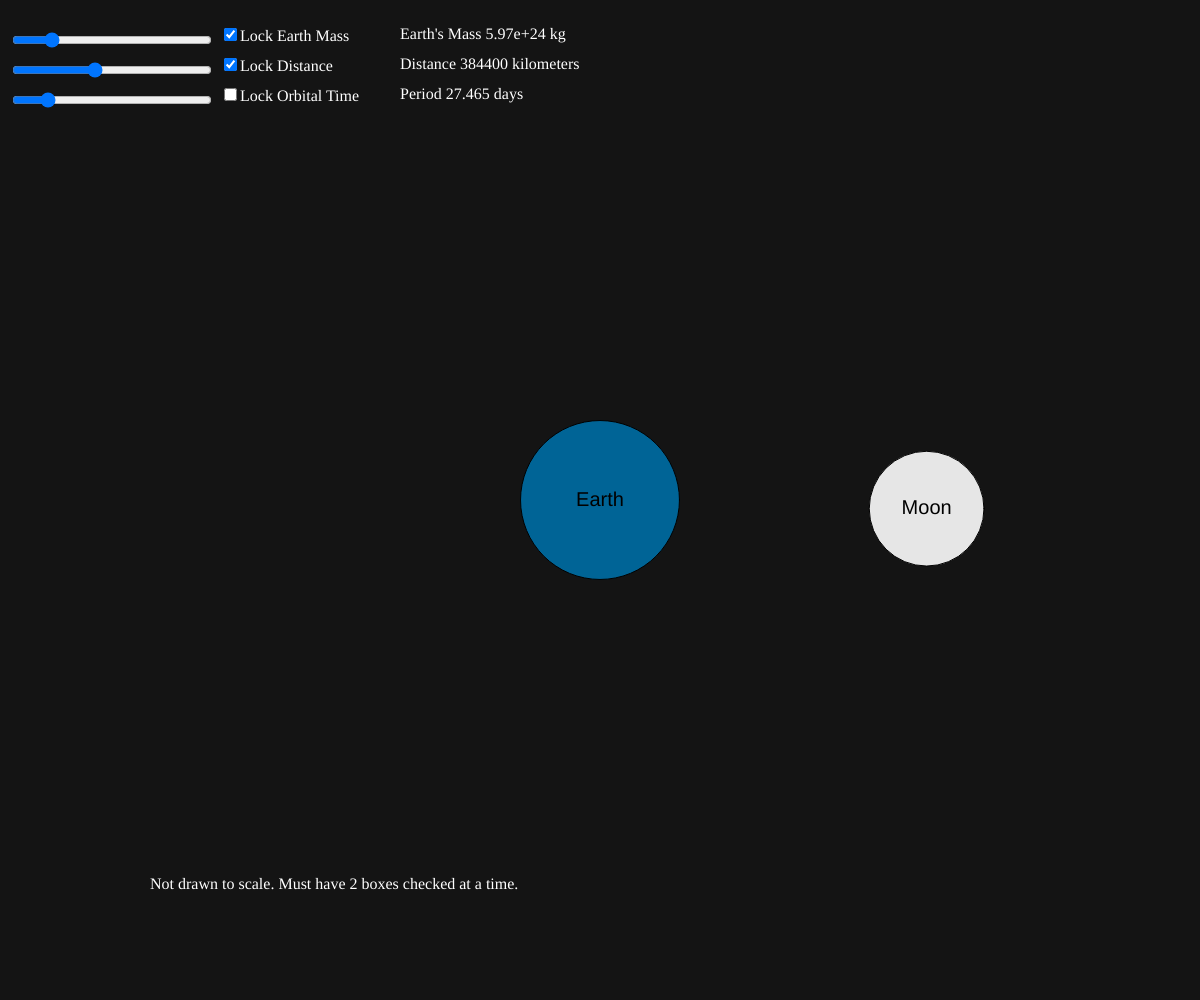
Frame 1 (no input)
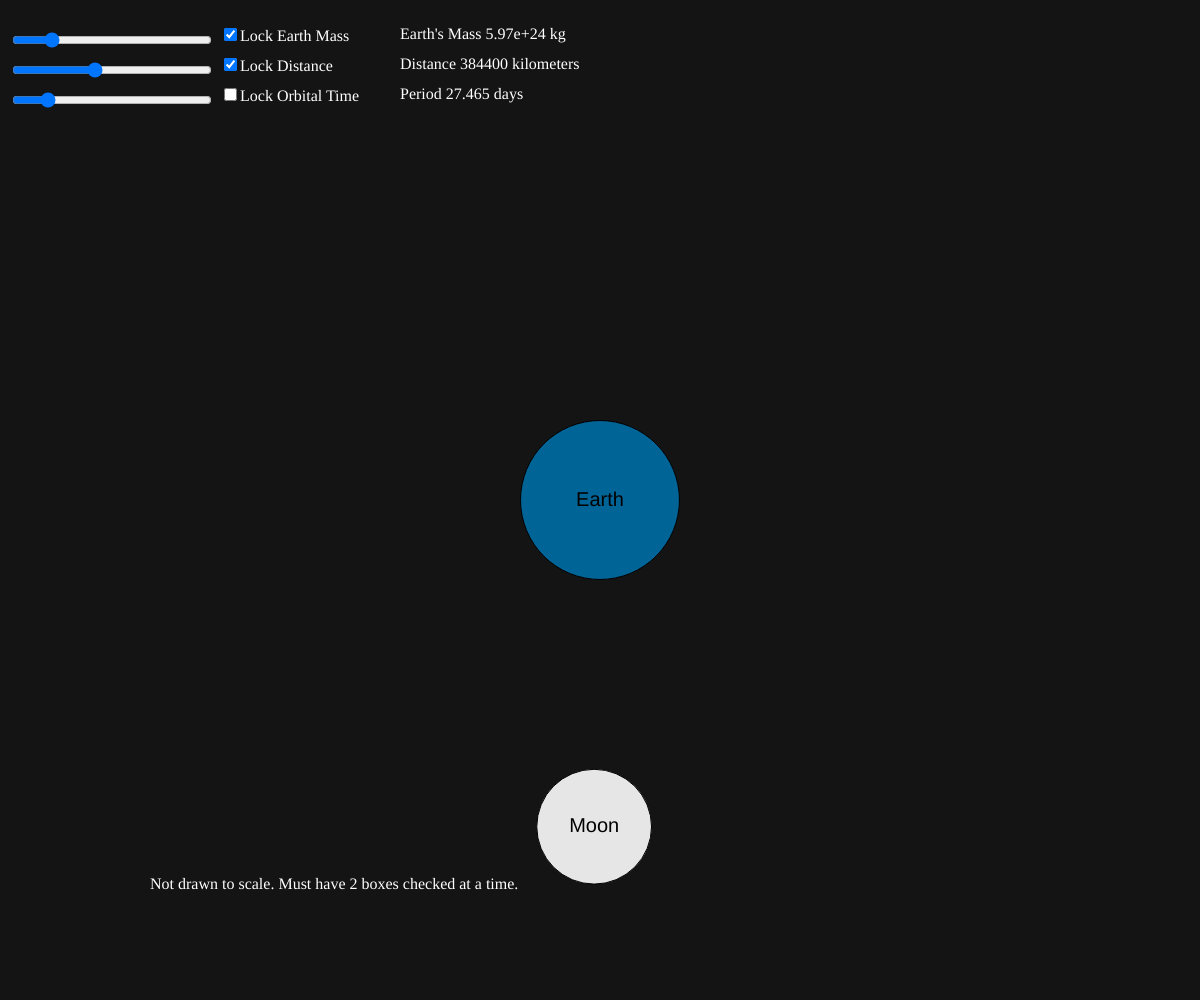
Frame 60 (no input)
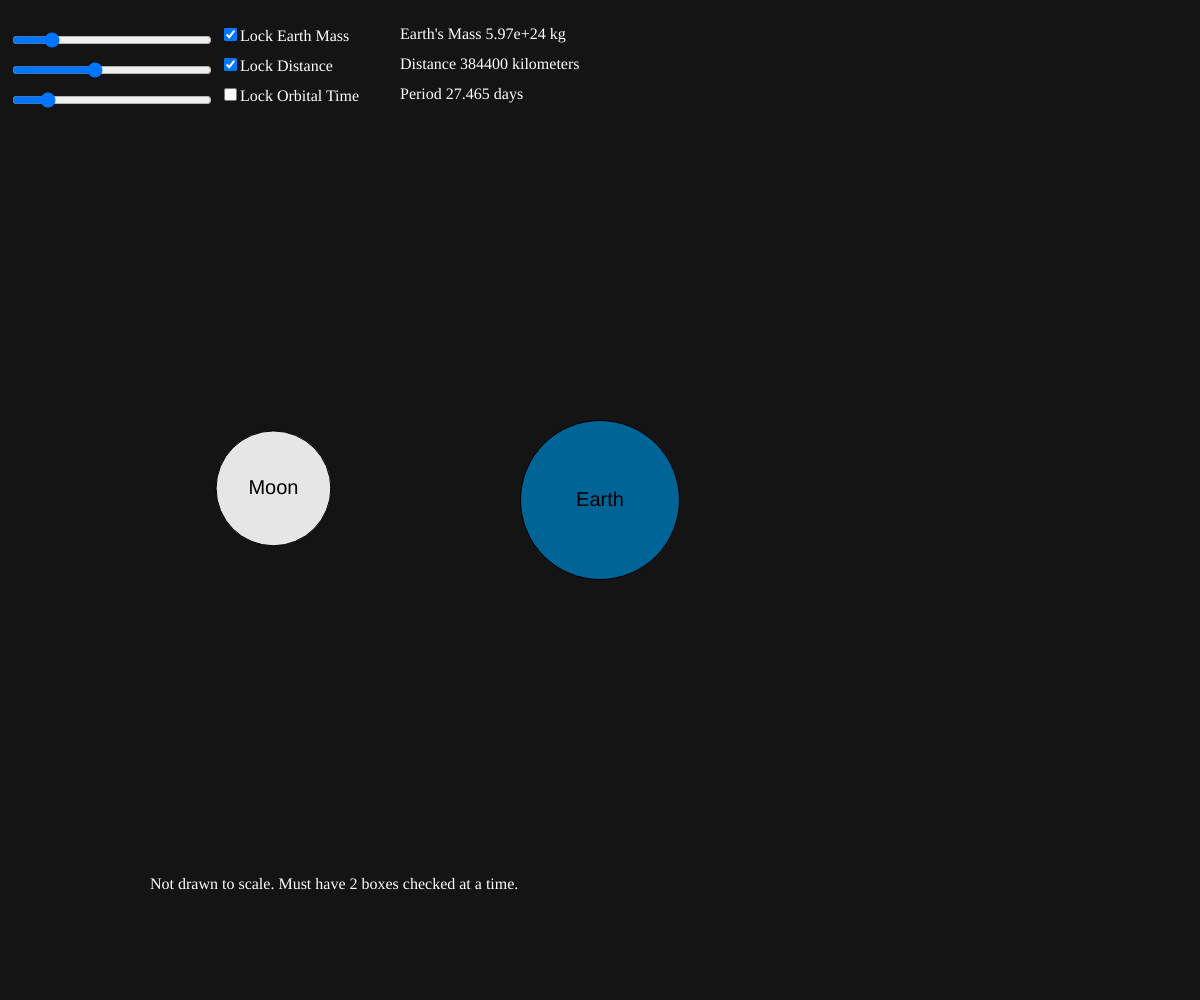
Frame 120 (the mouse pressed at the canvas centre since frame 60)

The p5.js sketch that drew these frames (run headless with seeded random() and noise() and a simulated clock; from frame 60 on, the mouse is pressed at the canvas centre):

// p5.js sketch
// ── sketch.js
var zoom = 1.00;
var zMin = 0.05;
var zMax = 9.00;
var sensitivity = 0.0005;

const pi = 3.14159265358979323846

var centerToCenter = 384400000
var period = 2372630.4
var earthMass

function setup() {
  earthMass = 5.972 * pow(10,24)
  createCanvas(windowWidth,windowHeight);
  rectMode(CENTER);
	frameRate(60)

	earth = new Body(0,0,color(0,100,150),6379100,5.972 * pow(10,24))
	moon = new Body(200,0,color(230,230,230), 1737000 ,7.34767*pow(10,22))

  createSliders()
}
function draw() {
  createCanvas(windowWidth,windowHeight);
	background(20,20,20)
  translate(width/2,height/2);
  scale(zoom);
  moon.animate();
	earth.show();
	moon.show();

  earth.mass = earthMass.value()
  centerToCenter = distBetween.value()
  period = orbitalTime.value()

  if (earthMassLock.checked() && distBetweenLock.checked() && !orbitalTimeLock.checked()){
    period = findPeriod(earth.mass, centerToCenter)
    orbitalTime.elt.value = period
  }
  if (!earthMassLock.checked() && distBetweenLock.checked() && orbitalTimeLock.checked()){
    earth.mass = findMass(period, centerToCenter)
    print(earth.mass)
    earthMass.elt.value = earth.mass
  }
  if (earthMassLock.checked() && !distBetweenLock.checked() && orbitalTimeLock.checked()){
    centerToCenter = findRadius(earth.mass, period)
    distBetween.elt.value = centerToCenter
  }
  // earth.mass = earthMass.value() * pow(10,24);
  // centerToCenter = distBetween.value() * pow(10,6)
  showMass.html("Earth's Mass     " + earth.mass + " kg")
  showPeriod.html("Period     " + int(period / 24 / 3600 * 1000) / 1000 + " days")
  showDistance.html("Distance     " + centerToCenter/1000 + " kilometers")

  fill(0)
  textAlign(CENTER,CENTER)
  textSize(20)
  text("Earth", 0, 0)
  text("Moon", moon.x, moon.y)
}

function mouseWheel(event) {
  zoom -= sensitivity * event.delta;
  zoom = constrain(zoom, zMin, zMax);
  return false;
}

class Body{
	constructor(x,y,color,radius,mass){
		this.x = x
		this.y = y
		this.color = color
		this.radius = radius
		this.mass = mass
	}

	show(){
		fill(this.color)
		ellipse(this.x,this.y,pow(this.radius*100,1/4))
	}

  animate(){
    let period = findPeriod(earth.mass, centerToCenter)
    let theta = ((frameCount/10 % period) / period) * 2 * pi * pow(10,5)
    this.x = centerToCenter * .85 * cos(theta) / pow(10,6)
    this.y = centerToCenter * .85 * sin(theta) / pow(10,6)
  }
}

function findPeriod(mass,radius){
  let g = 6.67 * pow(10,-11)
  let piSqrd = pow(pi,2)
	return sqrt( (4 * piSqrd * pow(radius,3)) / (g * mass))
}

function findMass(time,radius){
  let g = 6.67 * pow(10,-11)
  let piSqrd = pow(pi,2)
  return (4 * piSqrd * pow(radius,3)) / (g * pow(time,2))
}

function findRadius(mass,time){
  let g = 6.67 * pow(10,-11)
  let piSqrd = pow(pi,2)
  return pow((g * mass * pow(time,2)/(4 * pow(pi,2))),1/3)
}

function createSliders(){
  earthMass = createSlider(1 * pow(10,24),30 * pow(10,24) ,5.972 * pow(10,24),.01 * pow(10,24))
  earthMass.position(10,30)
  earthMass.style('width','200px')
  earthMassLock = createCheckbox('Lock Earth Mass', true)
  earthMassLock.position(220,25)
  earthMassLock.style('color','white')

  distBetween = createSlider(100000000,800000000,384400000,100)
  distBetween.position(10,60)
  distBetween.style('width','200px')
  distBetweenLock = createCheckbox('Lock Distance', true)
  distBetweenLock.position(220,55)
  distBetweenLock.style('color','white')

  orbitalTime = createSlider(1000000,10000000,2372630,1000)
  orbitalTime.position(10,90)
  orbitalTime.style('width','200px')
  orbitalTimeLock = createCheckbox('Lock Orbital Time', false)
  orbitalTimeLock.position(220,85)
  orbitalTimeLock.style('color','white')

  showMass = createDiv('Mass of Earth');
  showMass.position(400, 25);
  showMass.style('color','white')

  showDistance = createDiv('Distance Between Planets');
  showDistance.position(400, 55);
  showDistance.style('color','white')

  showPeriod = createDiv('Period of Orbit');
  showPeriod.position(400, 85);
  showPeriod.style('color','white')

  info = createDiv('Not drawn to scale. Must have 2 boxes checked at a time.');
  info.position(windowWidth/8, windowHeight * 7/8);
  info.style('color','white')
}
